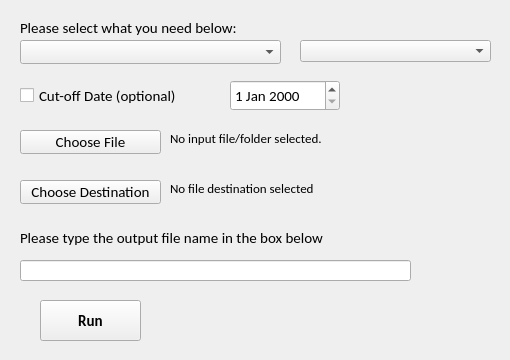
<?xml version="1.0" encoding="UTF-8"?>
<ui version="4.0">
 <class>Widget</class>
 <widget class="QWidget" name="Widget">
  <property name="windowModality">
   <enum>Qt::NonModal</enum>
  </property>
  <property name="geometry">
   <rect>
    <x>0</x>
    <y>0</y>
    <width>510</width>
    <height>360</height>
   </rect>
  </property>
  <property name="font">
   <font>
    <family>Calibri</family>
    <pointsize>11</pointsize>
   </font>
  </property>
  <property name="autoFillBackground">
   <bool>true</bool>
  </property>
  <widget class="QLabel" name="label">
   <property name="geometry">
    <rect>
     <x>20</x>
     <y>20</y>
     <width>301</width>
     <height>16</height>
    </rect>
   </property>
   <property name="font">
    <font>
     <family>Calibri</family>
     <pointsize>11</pointsize>
    </font>
   </property>
   <property name="text">
    <string>Please select what you need below:</string>
   </property>
  </widget>
  <widget class="QPushButton" name="pushButton">
   <property name="geometry">
    <rect>
     <x>20</x>
     <y>130</y>
     <width>141</width>
     <height>24</height>
    </rect>
   </property>
   <property name="font">
    <font>
     <family>Calibri</family>
     <pointsize>11</pointsize>
    </font>
   </property>
   <property name="text">
    <string>Choose File</string>
   </property>
  </widget>
  <widget class="QLabel" name="label_2">
   <property name="geometry">
    <rect>
     <x>170</x>
     <y>130</y>
     <width>321</width>
     <height>51</height>
    </rect>
   </property>
   <property name="font">
    <font>
     <family>Calibri</family>
     <pointsize>10</pointsize>
    </font>
   </property>
   <property name="text">
    <string>No input file/folder selected.</string>
   </property>
   <property name="scaledContents">
    <bool>false</bool>
   </property>
   <property name="alignment">
    <set>Qt::AlignLeading|Qt::AlignLeft|Qt::AlignTop</set>
   </property>
   <property name="wordWrap">
    <bool>true</bool>
   </property>
  </widget>
  <widget class="QPushButton" name="pushButton_2">
   <property name="geometry">
    <rect>
     <x>20</x>
     <y>180</y>
     <width>141</width>
     <height>24</height>
    </rect>
   </property>
   <property name="font">
    <font>
     <family>Calibri</family>
     <pointsize>11</pointsize>
    </font>
   </property>
   <property name="text">
    <string>Choose Destination</string>
   </property>
  </widget>
  <widget class="QLabel" name="label_3">
   <property name="geometry">
    <rect>
     <x>170</x>
     <y>180</y>
     <width>321</width>
     <height>51</height>
    </rect>
   </property>
   <property name="font">
    <font>
     <family>Calibri</family>
     <pointsize>10</pointsize>
    </font>
   </property>
   <property name="text">
    <string>No file destination selected</string>
   </property>
   <property name="scaledContents">
    <bool>false</bool>
   </property>
   <property name="alignment">
    <set>Qt::AlignLeading|Qt::AlignLeft|Qt::AlignTop</set>
   </property>
   <property name="wordWrap">
    <bool>true</bool>
   </property>
  </widget>
  <widget class="QPushButton" name="pushButton_3">
   <property name="geometry">
    <rect>
     <x>40</x>
     <y>300</y>
     <width>101</width>
     <height>41</height>
    </rect>
   </property>
   <property name="font">
    <font>
     <family>Calibri</family>
     <pointsize>11</pointsize>
     <bold>true</bold>
    </font>
   </property>
   <property name="text">
    <string>Run</string>
   </property>
  </widget>
  <widget class="QComboBox" name="comboBox">
   <property name="geometry">
    <rect>
     <x>20</x>
     <y>40</y>
     <width>261</width>
     <height>24</height>
    </rect>
   </property>
   <property name="contextMenuPolicy">
    <enum>Qt::DefaultContextMenu</enum>
   </property>
  </widget>
  <widget class="QComboBox" name="comboBox_2">
   <property name="geometry">
    <rect>
     <x>300</x>
     <y>40</y>
     <width>191</width>
     <height>22</height>
    </rect>
   </property>
  </widget>
  <widget class="QLineEdit" name="lineEdit">
   <property name="geometry">
    <rect>
     <x>20</x>
     <y>260</y>
     <width>391</width>
     <height>21</height>
    </rect>
   </property>
   <property name="font">
    <font>
     <family>Calibri</family>
     <pointsize>10</pointsize>
    </font>
   </property>
  </widget>
  <widget class="QLabel" name="label_4">
   <property name="geometry">
    <rect>
     <x>20</x>
     <y>230</y>
     <width>381</width>
     <height>16</height>
    </rect>
   </property>
   <property name="text">
    <string>Please type the output file name in the box below</string>
   </property>
  </widget>
  <widget class="QLabel" name="label_5">
   <property name="geometry">
    <rect>
     <x>160</x>
     <y>290</y>
     <width>331</width>
     <height>51</height>
    </rect>
   </property>
   <property name="text">
    <string/>
   </property>
   <property name="wordWrap">
    <bool>true</bool>
   </property>
  </widget>
  <widget class="QDateEdit" name="dateEdit">
   <property name="geometry">
    <rect>
     <x>230</x>
     <y>80</y>
     <width>110</width>
     <height>31</height>
    </rect>
   </property>
  </widget>
  <widget class="QCheckBox" name="checkBox">
   <property name="geometry">
    <rect>
     <x>20</x>
     <y>80</y>
     <width>201</width>
     <height>31</height>
    </rect>
   </property>
   <property name="text">
    <string>Cut-off Date (optional)</string>
   </property>
  </widget>
 </widget>
 <resources/>
 <connections/>
</ui>
